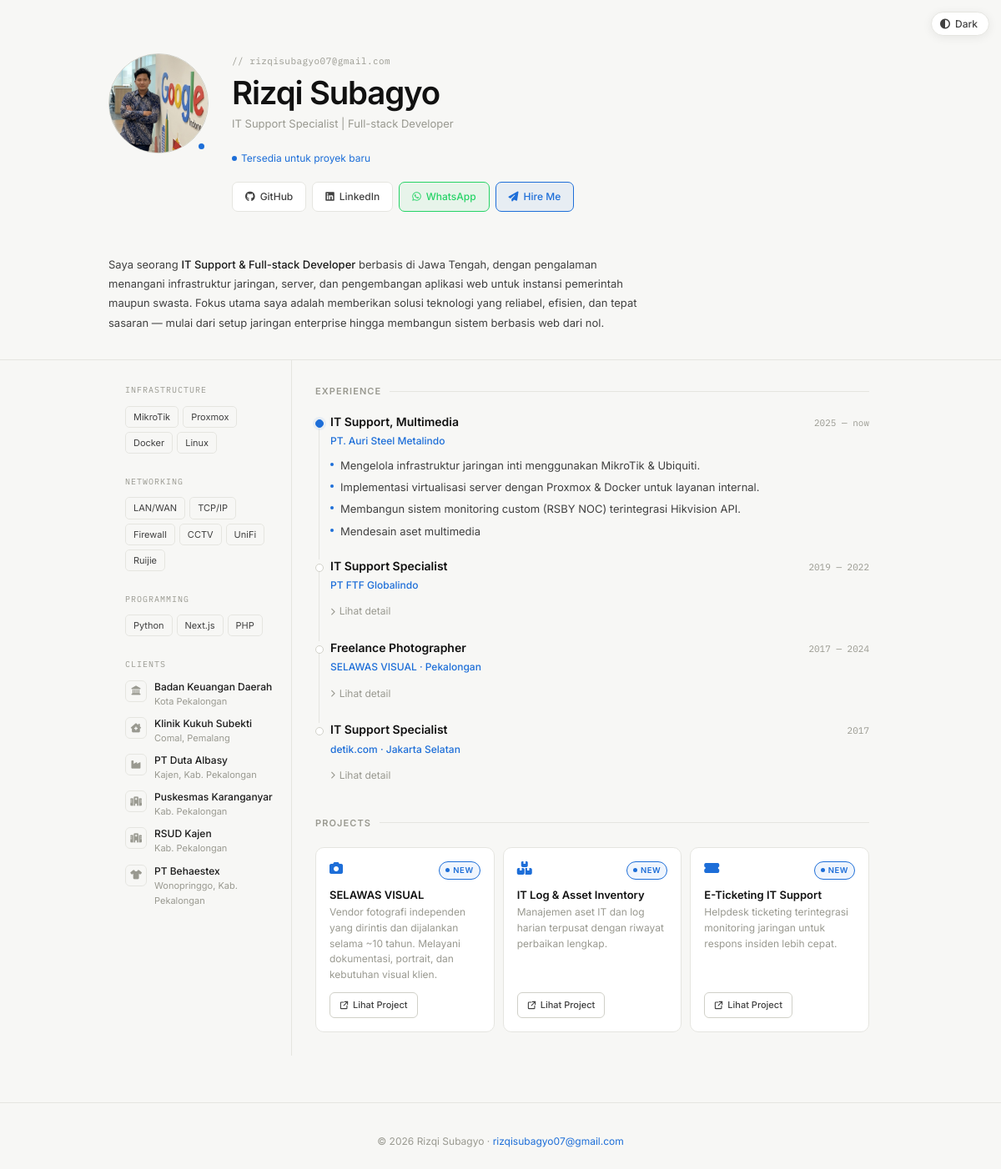
The page / on the database its author committed.
### tables this page shows
CREATE TABLE `profile_settings` (
  `id` int(11) NOT NULL,
  `full_name` varchar(100) NOT NULL,
  `tagline` varchar(255) NOT NULL,
  `availability_status` varchar(100) DEFAULT 'Tersedia untuk proyek baru',
  `profile_picture` varchar(255) DEFAULT NULL,
  `github_link` varchar(255) DEFAULT NULL,
  `linkedin_link` varchar(255) DEFAULT NULL,
  `whatsapp` varchar(20) DEFAULT NULL,
  `email` varchar(100) DEFAULT NULL
);

CREATE TABLE `clients` (
  `id` int(11) NOT NULL,
  `name` varchar(150) NOT NULL,
  `location` varchar(150) DEFAULT NULL,
  `url` varchar(255) DEFAULT NULL,
  `icon_class` varchar(80) DEFAULT 'fas fa-building',
  `sort_order` int(11) DEFAULT 0
);

CREATE TABLE `experiences` (
  `id` int(11) NOT NULL,
  `job_title` varchar(100) NOT NULL,
  `company` varchar(100) NOT NULL,
  `year_range` varchar(50) NOT NULL,
  `description` text NOT NULL,
  `is_active` tinyint(1) DEFAULT 1
);

CREATE TABLE `projects` (
  `id` int(11) NOT NULL,
  `title` varchar(100) NOT NULL,
  `description` text NOT NULL,
  `icon_class` varchar(50) NOT NULL,
  `link_url` varchar(255) DEFAULT NULL,
  `created_at` timestamp NOT NULL DEFAULT current_timestamp()
);

### index.php (the view, shortened to what this page needs)
<?php
require 'admin/koneksi.php';
$stmt = $pdo->query("SELECT * FROM profile_settings LIMIT 1");
$profil = $stmt->fetch();
$nama = htmlspecialchars($profil['full_name'] ?? 'Rizqi Subagyo');
$tagline = htmlspecialchars($profil['tagline'] ?? 'IT Support Specialist | Full-stack Developer');
$status = htmlspecialchars($profil['availability_status'] ?? 'Tersedia');
$email = htmlspecialchars($profil['email'] ?? 'rizqisubagyo07@gmail.com');
$github = htmlspecialchars($profil['github_link'] ?? 'https://github.com/monologstorycom-pixel');
$linkedin = htmlspecialchars($profil['linkedin_link'] ?? 'https://www.linkedin.com/in/rizqi-subagyo-7ab331380');
$foto = !empty($profil['profile_picture']) ? $profil['profile_picture'] : 'https://avatars.githubusercontent.com/u/252295342?v=4';
$stmtExp = $pdo->query("SELECT * FROM experiences ORDER BY id DESC");
$experiences = $stmtExp->fetchAll();
try {
    $stmtProj = $pdo->query("SELECT *, TIMESTAMPDIFF(DAY, created_at, NOW()) AS days_ago FROM projects ORDER BY id DESC");
} catch (Exception $e) {
    $stmtProj = $pdo->query("SELECT *, NULL AS days_ago FROM projects ORDER BY id DESC");
}
$projects = $stmtProj->fetchAll();
$skills_raw = [];
try {
    $stmtSkills = $pdo->query("SELECT * FROM skills ORDER BY group_name, sort_order, skill_name");
    foreach ($stmtSkills->fetchAll() as $s) {
        $skills_raw[$s['group_name']][] = $s['skill_name'];
    }
} catch (Exception $e) {}
$clients = [];
try {
    $stmtClients = $pdo->query("SELECT * FROM clients ORDER BY sort_order, id");
    $clients = $stmtClients->fetchAll();
} catch (Exception $e) {}
?>
<!DOCTYPE html>
<html lang="id" data-theme="dark">
<head>
    <link href="https://cdnjs.cloudflare.com/ajax/libs/font-awesome/6.5.0/css/all.min.css" rel="stylesheet">
</head>
<body>
<button class="toggle" onclick="toggleTheme()" aria-label="Toggle dark/light mode">
    <i class="fas fa-circle-half-stroke" aria-hidden="true"></i>
    <span id="tlbl">Light</span>
</button>
<header class="f">
    <div class="hd">
        <div class="av">
            <img src="<?= $foto ?>" alt="Foto profil <?= $nama ?>" width="120" height="120" loading="eager" onclick="document.getElementById('lb').classList.add('open')">
            <div class="online" title="Tersedia untuk proyek"></div>
        </div>
        <div class="ht">
            <span class="pre">// <?= $email ?></span>
            <h1><?= $nama ?></h1>
            <p class="sub"><?= $tagline ?></p>
            <div class="avail">
                <span class="avail-dot"></span>
                <?= $status ?>
            </div>
            <div class="btns">
                <a href="<?= $github ?>" target="_blank" rel="noopener" class="btn">
                    <i class="fab fa-github"></i> GitHub
                </a>
                <a href="<?= $linkedin ?>" target="_blank" rel="noopener" class="btn">
                    <i class="fab fa-linkedin"></i> LinkedIn
                </a>
                <a href="https://wa.me/<?= preg_replace('/[^0-9]/', '', $profil['whatsapp'] ?? '') ?>" target="_blank" rel="noopener" class="btn btn-wa">
                    <i class="fab fa-whatsapp"></i> WhatsApp
                </a>
                <a href="mailto:<?= $email ?>" class="btn btn-hi">
                    <i class="fas fa-paper-plane"></i> Hire Me
                </a>
            </div>
        </div>
    </div>
</header>
<div class="about-bio f d1">
    <p>Saya seorang <strong>IT Support & Full-stack Developer</strong> berbasis di Jawa Tengah, dengan pengalaman menangani infrastruktur jaringan, server, dan pengembangan aplikasi web untuk instansi pemerintah maupun swasta. Fokus utama saya adalah memberikan solusi teknologi yang reliabel, efisien, dan tepat sasaran — mulai dari setup jaringan enterprise hingga membangun sistem berbasis web dari nol.</p>
</div>
<hr class="sep">
<div class="page">
    <div class="grid">
        <aside class="sb f d2">
            <?php foreach ($skills_raw as $group_name => $skill_list): ?>
            <div class="sg">
                <span class="slabel"><?= htmlspecialchars($group_name) ?></span>
                <div class="tags">
                    <?php foreach ($skill_list as $skill): ?>
                        <span class="tag"><?= htmlspecialchars($skill) ?></span>
                    <?php endforeach; ?>
                </div>
            </div>
            <?php endforeach; ?>
            <div class="sg">
                <span class="slabel">Clients</span>
                <div class="clients">
                    <?php if (!empty($clients)): ?>
                        <?php foreach ($clients as $c): ?>
                        <div class="cl">
                            <div class="cl-ic"><i class="<?= htmlspecialchars($c['icon_class']) ?>"></i></div>
                            <div>
                                <?php if (!empty($c['url'])): ?>
                                    <a class="cl-name" href="<?= htmlspecialchars($c['url']) ?>" target="_blank" rel="noopener"><?= htmlspecialchars($c['name']) ?></a>
                                <?php else: ?>
                                    <span class="cl-name" style="cursor:default"><?= htmlspecialchars($c['name']) ?></span>
                                <?php endif; ?>
                                <?php if (!empty($c['location'])): ?>
                                    <div class="cl-loc"><?= htmlspecialchars($c['location']) ?></div>
                                <?php endif; ?>
                            </div>
                        </div>
                        <?php endforeach; ?>
                    <?php endif; ?>
                </div>
            </div>
        </aside>
        <main class="rc f d3">
            <section class="sec" aria-labelledby="exp-h">
                <div class="sh">
                    <h2 id="exp-h">Experience</h2>
                    <div class="sh-line"></div>
                </div>
                <div class="tl">
                    <?php if (empty($experiences)): ?>
                        <p class="text-dim">Belum ada riwayat kerja.</p>
                    <?php else: ?>
                        <?php foreach ($experiences as $exp): ?>
                        <article class="ti">
                            <div class="ti-dot <?= $exp['is_active'] ? 'on' : '' ?>"></div>
                            <div class="ti-row">
                                <div class="ti-title"><?= htmlspecialchars($exp['job_title']) ?></div>
                                <div class="ti-yr"><?= htmlspecialchars($exp['year_range']) ?></div>
                            </div>
                            <div class="ti-co"><?= htmlspecialchars($exp['company']) ?></div>
                            <?php if (!$exp['is_active']): ?>
                                <details class="det">
                                    <summary><i class="fas fa-chevron-right cv"></i> Lihat detail</summary>
                            <?php endif; ?>
                            <div class="buls">
                                <?php
                                $bullets = explode("\n", trim($exp['description']));
                                foreach ($bullets as $bullet):
                                    if (trim($bullet) !== ''):
                                ?>
                                    <div class="bul"><div class="bd"></div><span><?= htmlspecialchars(trim($bullet)) ?></span></div>
                                <?php
                                    endif;
                                endforeach;
                                ?>
                            </div>
                            <?php if (!$exp['is_active']): ?>
                                </details>
                            <?php endif; ?>
                        </article>
                        <?php endforeach; ?>
                    <?php endif; ?>
                </div>
            </section>
            <section class="sec" aria-labelledby="proj-h">
                <div class="sh">
                    <h2 id="proj-h">Projects</h2>
                    <div class="sh-line"></div>
                </div>
                <div class="pg">
                    <?php if (empty($projects)): ?>
                        <p class="text-dim">Belum ada project.</p>
                    <?php else: ?>
                        <?php foreach ($projects as $proj):
                            $isNew = isset($proj['days_ago']) && $proj['days_ago'] !== null && $proj['days_ago'] <= 30;
                            $hasLink = !empty($proj['link_url']);
                        ?>
                        <div class="pc <?= $hasLink ? 'pc-linked' : '' ?>">
                            <div class="pc-top">
                                <i class="<?= htmlspecialchars($proj['icon_class']) ?> pi" aria-hidden="true" style="margin-bottom:0"></i>
                                <?php if ($isNew): ?>
                                    <span class="badge-new">New</span>
                                <?php endif; ?>
                            </div>
                            <div class="pc-body">
                                <div class="pt"><?= htmlspecialchars($proj['title']) ?></div>
                                <p class="pd"><?= htmlspecialchars($proj['description']) ?></p>
                            </div>
                            <?php if ($hasLink): ?>
                                <a href="<?= htmlspecialchars($proj['link_url']) ?>" target="_blank" rel="noopener" class="pc-btn" onclick="event.stopPropagation()">
                                    <svg width="11" height="11" viewBox="0 0 16 16" fill="none" stroke="currentColor" stroke-width="1.6" stroke-linecap="round" stroke-linejoin="round">
                                        <path d="M9 2h5v5"/><path d="M7.5 8.5L14 2"/><path d="M7 3H3a1 1 0 0 0-1 1v9a1 1 0 0 0 1 1h9a1 1 0 0 0 1-1V9"/>
                                    </svg>
                                    Lihat Project
                                </a>
                            <?php endif; ?>
                        </div>
                        <?php endforeach; ?>
                    <?php endif; ?>
                </div>
            </section>
        </main>
    </div>
</div>
<footer>
    <p>© <?= date('Y') ?> <?= $nama ?> · <a href="mailto:<?= $email ?>"><?= $email ?></a></p>
</footer>
</body>
</html>

### rows shown on the page
profile_settings: profile_picture (picture), email "rizqisubagyo07@gmail.com", full_name "Rizqi Subagyo", tagline "IT Support Specialist | Full-stack Developer", availability_status "Tersedia untuk proyek baru"
clients: name "Badan Keuangan Daerah", location "Kota Pekalongan"
clients: name "Klinik Kukuh Subekti", location "Comal, Pemalang"
clients: name "PT Duta Albasy", location "Kajen, Kab. Pekalongan"
clients: name "Puskesmas Karanganyar", location "Kab. Pekalongan"
clients: name "RSUD Kajen", location "Kab. Pekalongan"
clients: name "PT Behaestex", location "Wonopringgo, Kab. Pekalongan"
experiences: is_active 1 (drawn), job_title "IT Support, Multimedia", year_range "2025 — now", company "PT. Auri Steel Metalindo", description "Mengelola infrastruktur jaringan inti menggunakan MikroTik & Ubiquiti.", description "Implementasi virtualisasi server dengan Proxmox & Docker untuk layanan internal.", description "Membangun sistem monitoring custom (RSBY NOC) terintegrasi Hikvision API.", description "Mendesain aset multimedia"
experiences: is_active 0 (drawn), job_title "IT Support Specialist", year_range "2019 — 2022", company "PT FTF Globalindo"
experiences: is_active 0 (drawn), job_title "Freelance Photographer", year_range "2017 — 2024", company "SELAWAS VISUAL · Pekalongan"
experiences: is_active 0 (drawn), job_title "IT Support Specialist", year_range "2017", company "detik.com · Jakarta Selatan"
projects: title "SELAWAS VISUAL", description "Vendor fotografi independen yang dirintis dan dijalankan selama ~10 tahun. Melayani dokumentasi, portrait, dan kebutuhan visual klien."
projects: title "IT Log & Asset Inventory", description "Manajemen aset IT dan log harian terpusat dengan riwayat perbaikan lengkap."
projects: title "E-Ticketing IT Support", description "Helpdesk ticketing terintegrasi monitoring jaringan untuk respons insiden lebih cepat."

### other values the page prints
$group_name "INFRASTRUCTURE"
$skill "MikroTik"
$skill "Proxmox"
$skill "Docker"
$skill "Linux"
$group_name "NETWORKING"
$skill "LAN/WAN"
$skill "TCP/IP"
$skill "Firewall"
$skill "CCTV"
$skill "UniFi"
$skill "Ruijie"
$group_name "PROGRAMMING"
$skill "Python"
$skill "Next.js"
